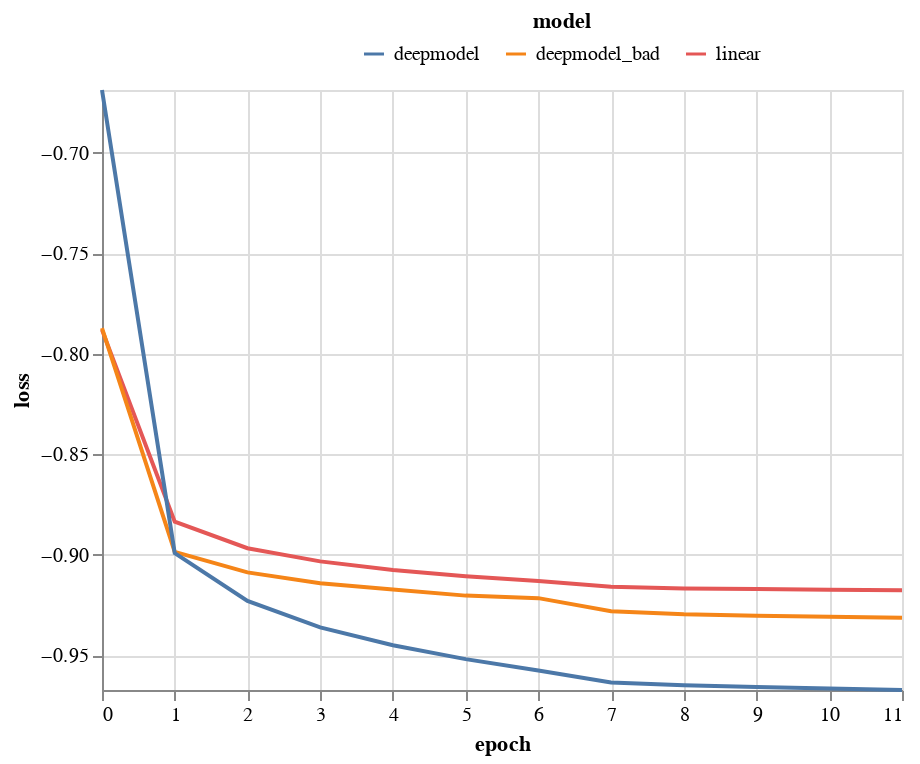

Notebook source saved alongside this figure:
### Code cell
show_loss_curve()

### Figure 1 — Vega-Lite specification as saved in the notebook (floating-point values rounded to 4 significant figures)
{"config": {"view": {"continuousWidth": 400, "continuousHeight": 300}}, "data": {"name": "data-672dd20ce87f082422aff3b873cc6abf"}, "mark": "line", "encoding": {"color": {"field": "model", "legend": {"direction": "horizontal", "legendX": 130, "legendY": -40, "orient": "none", "titleAnchor": "middle"}, "type": "nominal"}, "x": {"field": "epoch", "type": "quantitative"}, "y": {"field": "loss", "scale": {"domain": [-0.9674, -0.6687]}, "type": "quantitative"}}, "$schema": "https://vega.github.io/schema/vega-lite/v4.17.0.json", "datasets": {"data-672dd20ce87f082422aff3b873cc6abf": [{"model": "linear", "metric": "loss", "loss": -0.7881, "epoch": 0}, {"model": "linear", "metric": "loss", "loss": -0.8836, "epoch": 1}, {"model": "linear", "metric": "loss", "loss": -0.8968, "epoch": 2}, {"model": "linear", "metric": "loss", "loss": -0.9034, "epoch": 3}, {"model": "linear", "metric": "loss", "loss": -0.9076, "epoch": 4}, {"model": "linear", "metric": "loss", "loss": -0.9107, "epoch": 5}, {"model": "linear", "metric": "loss", "loss": -0.9132, "epoch": 6}, {"model": "linear", "metric": "loss", "loss": -0.916, "epoch": 7}, {"model": "linear", "metric": "loss", "loss": -0.9168, "epoch": 8}, {"model": "linear", "metric": "loss", "loss": -0.9172, "epoch": 9}, {"model": "linear", "metric": "loss", "loss": -0.9175, "epoch": 10}, {"model": "linear", "metric": "loss", "loss": -0.9177, "epoch": 11}, {"model": "deepmodel_bad", "metric": "loss", "loss": -0.7873, "epoch": 0}, {"model": "deepmodel_bad", "metric": "loss", "loss": -0.8987, "epoch": 1}, {"model": "deepmodel_bad", "metric": "loss", "loss": -0.9089, "epoch": 2}, {"model": "deepmodel_bad", "metric": "loss", "loss": -0.9143, "epoch": 3}, {"model": "deepmodel_bad", "metric": "loss", "loss": -0.9174, "epoch": 4}, {"model": "deepmodel_bad", "metric": "loss", "loss": -0.9204, "epoch": 5}, {"model": "deepmodel_bad", "metric": "loss", "loss": -0.9217, "epoch": 6}, {"model": "deepmodel_bad", "metric": "loss", "loss": -0.9282, "epoch": 7}, {"model": "deepmodel_bad", "metric": "loss", "loss": -0.9297, "epoch": 8}, {"model": "deepmodel_bad", "metric": "loss", "loss": -0.9304, "epoch": 9}, {"model": "deepmodel_bad", "metric": "loss", "loss": -0.9309, "epoch": 10}, {"model": "deepmodel_bad", "metric": "loss", "loss": -0.9314, "epoch": 11}, {"model": "deepmodel", "metric": "loss", "loss": -0.6687, "epoch": 0}, {"model": "deepmodel", "metric": "loss", "loss": -0.8993, "epoch": 1}, {"model": "deepmodel", "metric": "loss", "loss": -0.923, "epoch": 2}, {"model": "deepmodel", "metric": "loss", "loss": -0.9362, "epoch": 3}, {"model": "deepmodel", "metric": "loss", "loss": -0.9451, "epoch": 4}, {"model": "deepmodel", "metric": "loss", "loss": -0.952, "epoch": 5}, {"model": "deepmodel", "metric": "loss", "loss": -0.9577, "epoch": 6}, {"model": "deepmodel", "metric": "loss", "loss": -0.9636, "epoch": 7}, {"model": "deepmodel", "metric": "loss", "loss": -0.965, "epoch": 8}, {"model": "deepmodel", "metric": "loss", "loss": -0.9659, "epoch": 9}, {"model": "deepmodel", "metric": "loss", "loss": -0.9667, "epoch": 10}, {"model": "deepmodel", "metric": "loss", "loss": -0.9674, "epoch": 11}]}}
